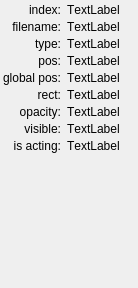
<?xml version="1.0" encoding="UTF-8"?>
<ui version="4.0">
 <class>BkeSpriteViewerInfo</class>
 <widget class="QWidget" name="BkeSpriteViewerInfo">
  <property name="geometry">
   <rect>
    <x>0</x>
    <y>0</y>
    <width>138</width>
    <height>288</height>
   </rect>
  </property>
  <property name="sizePolicy">
   <sizepolicy hsizetype="Preferred" vsizetype="Expanding">
    <horstretch>0</horstretch>
    <verstretch>0</verstretch>
   </sizepolicy>
  </property>
  <property name="windowTitle">
   <string>Form</string>
  </property>
  <layout class="QGridLayout" name="gridLayout">
   <property name="leftMargin">
    <number>3</number>
   </property>
   <property name="topMargin">
    <number>3</number>
   </property>
   <property name="rightMargin">
    <number>3</number>
   </property>
   <property name="bottomMargin">
    <number>3</number>
   </property>
   <property name="spacing">
    <number>0</number>
   </property>
   <item row="0" column="1">
    <widget class="QWidget" name="widget" native="true">
     <property name="font">
      <font>
       <kerning>false</kerning>
      </font>
     </property>
     <property name="autoFillBackground">
      <bool>true</bool>
     </property>
     <layout class="QFormLayout" name="formLayout">
      <property name="labelAlignment">
       <set>Qt::AlignRight|Qt::AlignTrailing|Qt::AlignVCenter</set>
      </property>
      <property name="formAlignment">
       <set>Qt::AlignRight|Qt::AlignTop|Qt::AlignTrailing</set>
      </property>
      <property name="horizontalSpacing">
       <number>6</number>
      </property>
      <property name="verticalSpacing">
       <number>3</number>
      </property>
      <property name="leftMargin">
       <number>0</number>
      </property>
      <property name="topMargin">
       <number>0</number>
      </property>
      <property name="rightMargin">
       <number>0</number>
      </property>
      <property name="bottomMargin">
       <number>0</number>
      </property>
      <item row="0" column="0">
       <widget class="QLabel" name="index_l">
        <property name="text">
         <string>index:</string>
        </property>
        <property name="alignment">
         <set>Qt::AlignRight|Qt::AlignTrailing|Qt::AlignVCenter</set>
        </property>
       </widget>
      </item>
      <item row="0" column="1">
       <widget class="QLabel" name="index">
        <property name="text">
         <string>TextLabel</string>
        </property>
       </widget>
      </item>
      <item row="1" column="0">
       <widget class="QLabel" name="filename_l">
        <property name="text">
         <string>filename:</string>
        </property>
        <property name="alignment">
         <set>Qt::AlignRight|Qt::AlignTrailing|Qt::AlignVCenter</set>
        </property>
       </widget>
      </item>
      <item row="1" column="1">
       <widget class="QLabel" name="filename">
        <property name="text">
         <string>TextLabel</string>
        </property>
       </widget>
      </item>
      <item row="2" column="0">
       <widget class="QLabel" name="type_l">
        <property name="text">
         <string>type:</string>
        </property>
        <property name="alignment">
         <set>Qt::AlignRight|Qt::AlignTrailing|Qt::AlignVCenter</set>
        </property>
       </widget>
      </item>
      <item row="2" column="1">
       <widget class="QLabel" name="type">
        <property name="text">
         <string>TextLabel</string>
        </property>
       </widget>
      </item>
      <item row="3" column="0">
       <widget class="QLabel" name="pos_l">
        <property name="text">
         <string>pos:</string>
        </property>
        <property name="alignment">
         <set>Qt::AlignRight|Qt::AlignTrailing|Qt::AlignVCenter</set>
        </property>
       </widget>
      </item>
      <item row="3" column="1">
       <widget class="QLabel" name="pos">
        <property name="text">
         <string>TextLabel</string>
        </property>
       </widget>
      </item>
      <item row="4" column="0">
       <widget class="QLabel" name="glopos_l">
        <property name="text">
         <string>global pos:</string>
        </property>
        <property name="alignment">
         <set>Qt::AlignRight|Qt::AlignTrailing|Qt::AlignVCenter</set>
        </property>
       </widget>
      </item>
      <item row="4" column="1">
       <widget class="QLabel" name="glopos">
        <property name="text">
         <string>TextLabel</string>
        </property>
       </widget>
      </item>
      <item row="5" column="0">
       <widget class="QLabel" name="rect_l">
        <property name="text">
         <string>rect:</string>
        </property>
        <property name="alignment">
         <set>Qt::AlignRight|Qt::AlignTrailing|Qt::AlignVCenter</set>
        </property>
       </widget>
      </item>
      <item row="5" column="1">
       <widget class="QLabel" name="rect">
        <property name="text">
         <string>TextLabel</string>
        </property>
       </widget>
      </item>
      <item row="6" column="0">
       <widget class="QLabel" name="opacity_l">
        <property name="text">
         <string>opacity:</string>
        </property>
        <property name="alignment">
         <set>Qt::AlignRight|Qt::AlignTrailing|Qt::AlignVCenter</set>
        </property>
       </widget>
      </item>
      <item row="6" column="1">
       <widget class="QLabel" name="opacity">
        <property name="text">
         <string>TextLabel</string>
        </property>
       </widget>
      </item>
      <item row="7" column="0">
       <widget class="QLabel" name="visible_l">
        <property name="text">
         <string>visible:</string>
        </property>
        <property name="alignment">
         <set>Qt::AlignRight|Qt::AlignTrailing|Qt::AlignVCenter</set>
        </property>
       </widget>
      </item>
      <item row="7" column="1">
       <widget class="QLabel" name="visible">
        <property name="text">
         <string>TextLabel</string>
        </property>
       </widget>
      </item>
      <item row="8" column="0">
       <widget class="QLabel" name="isacting_l">
        <property name="text">
         <string>is acting:</string>
        </property>
        <property name="alignment">
         <set>Qt::AlignRight|Qt::AlignTrailing|Qt::AlignVCenter</set>
        </property>
       </widget>
      </item>
      <item row="8" column="1">
       <widget class="QLabel" name="isacting">
        <property name="text">
         <string>TextLabel</string>
        </property>
       </widget>
      </item>
     </layout>
    </widget>
   </item>
   <item row="1" column="1">
    <spacer name="verticalSpacer">
     <property name="orientation">
      <enum>Qt::Vertical</enum>
     </property>
     <property name="sizeHint" stdset="0">
      <size>
       <width>0</width>
       <height>20</height>
      </size>
     </property>
    </spacer>
   </item>
   <item row="0" column="0">
    <spacer name="horizontalSpacer">
     <property name="orientation">
      <enum>Qt::Horizontal</enum>
     </property>
     <property name="sizeType">
      <enum>QSizePolicy::Fixed</enum>
     </property>
     <property name="sizeHint" stdset="0">
      <size>
       <width>0</width>
       <height>0</height>
      </size>
     </property>
    </spacer>
   </item>
   <item row="0" column="2">
    <spacer name="horizontalSpacer_2">
     <property name="orientation">
      <enum>Qt::Horizontal</enum>
     </property>
     <property name="sizeType">
      <enum>QSizePolicy::Fixed</enum>
     </property>
     <property name="sizeHint" stdset="0">
      <size>
       <width>0</width>
       <height>0</height>
      </size>
     </property>
    </spacer>
   </item>
  </layout>
 </widget>
 <resources/>
 <connections/>
</ui>
